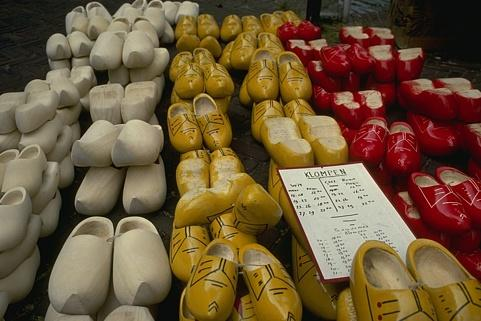
#> input picture 004_Extraccion-canales-color_canny/140075.jpg, 481 x 321 px
$ jupyter execute extraccion_canal_colores_canny.ipynb   (shell and % lines are left out)
#> lines starting #> are read from the running program, lines starting #| are printed output that depends on the picture
[cell 1]
import numpy as np
#numpy es para matrices
import cv2
from cv2 import imread
#cv2 es para vision por computador y procesamiento de imagenes
import matplotlib.pyplot as plt

[cell 2]
img= imread('140075.jpg')
#> img is the input picture: shape (321, 481, 3); mean B, G, R 56.4, 86.6, 109.9
plt.imshow(img)
plt.show()

[cell 3]
img.shape
#> Out = (321, 481, 3)

**Voy a ir tomando solo un canal de color por vez**

[cell 4]
#tomo solo el color
img_only_0=img[:,:,0]
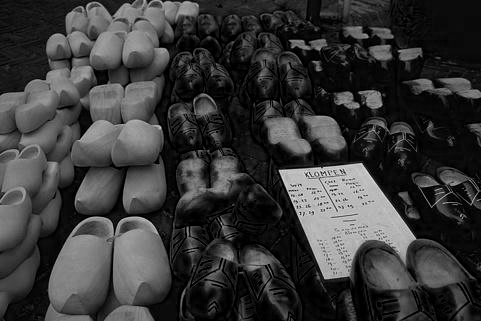
#> img_only_0: shape (321, 481); min 0, max 237, mean 56.4
plt.imshow(img_only_0)
plt.show()
#extrae el azul

[cell 5]
img_only_1=img[:,:,1]
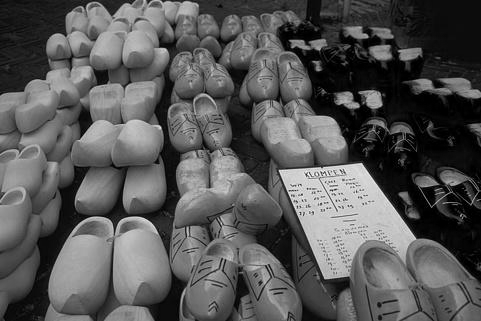
#> img_only_1: shape (321, 481); min 0, max 255, mean 86.6
plt.imshow(img_only_1)
plt.show()
#extrae el verde

[cell 6]
img_only_1.shape
#> Out = (321, 481)

[cell 7]
img_only_2=img[:,:,2]
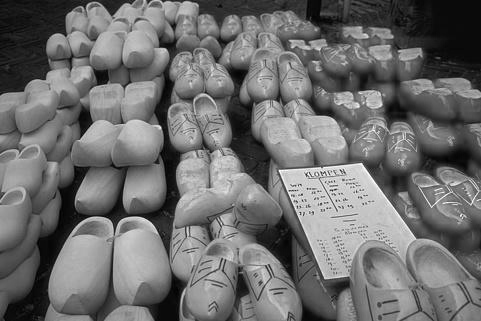
#> img_only_2: shape (321, 481); min 0, max 255, mean 109.9
plt.imshow(img_only_2)
plt.show()
#extrae el rojo

[cell 8]
plt.imshow(img)
plt.show()

[cell 9]
img_rgb = cv2.cvtColor(img, cv2.COLOR_BGR2RGB)
plt.imshow(img_rgb)

[cell 10]
#marco los bordes con canny
img_canny_color= cv2.Canny(img_rgb, 100, 150)
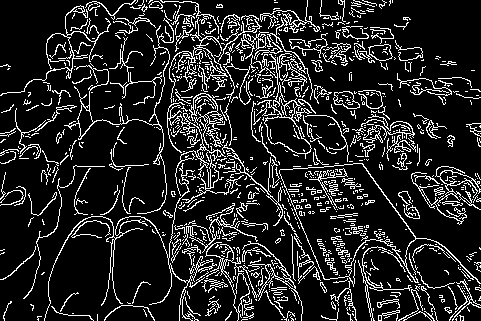
#> img_canny_color: shape (321, 481); 14.4% white in thin lines or dots
plt.imshow(img_canny_color)

[cell 11]
img_canny_color.shape
#> Out = (321, 481)

[cell 12]
# Convertir a escala de grises
img_gray = cv2.cvtColor(img, cv2.COLOR_RGB2GRAY)
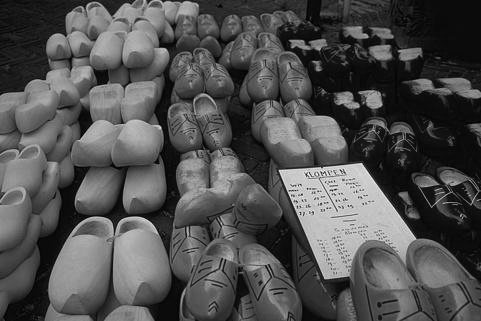
#> img_gray: shape (321, 481); min 0, max 250, mean 80.2
plt.imshow(img_gray, cmap='gray')

[cell 13]
img_canny_gray= cv2.Canny(img_gray, 100, 150)
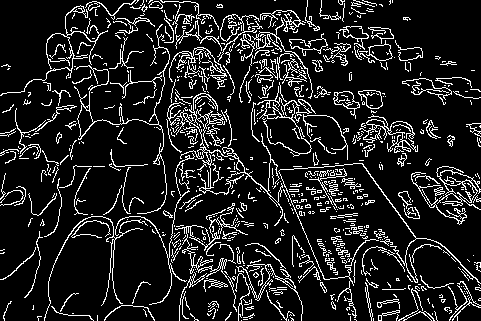
#> img_canny_gray: shape (321, 481); 12.8% white in thin lines or dots
plt.imshow(img_canny_gray, cmap='gray')

[cell 14]
# Mostrar ambas imágenes una al lado de la otra
plt.figure(figsize=(10, 5))

# Imagen a color
plt.subplot(1, 2, 1)
plt.imshow(img_rgb)
plt.title("Color")
plt.axis('off')

# Imagen en escala de grises
plt.subplot(1, 2, 2)
plt.imshow(img_gray, cmap='gray')
plt.title("Escala de grises")
plt.axis('off')

plt.tight_layout()
plt.show()

[cell 15]
# Mostrar ambas imágenes una al lado de la otra
plt.figure(figsize=(10, 5))

# Imagen a color con canny
plt.subplot(1, 2, 1)
plt.imshow(img_canny_color)
plt.title("Color")
plt.axis('off')

# Imagen en escala de grises con canny
plt.subplot(1, 2, 2)
plt.imshow(img_canny_gray, cmap='gray')
plt.title("Escala de grises")
plt.axis('off')

plt.tight_layout()
plt.show()
